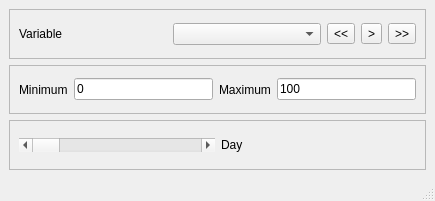
<?xml version="1.0" encoding="UTF-8"?>
<ui version="4.0">
 <class>MainWindow</class>
 <widget class="QMainWindow" name="MainWindow">
  <property name="geometry">
   <rect>
    <x>0</x>
    <y>0</y>
    <width>435</width>
    <height>201</height>
   </rect>
  </property>
  <property name="sizePolicy">
   <sizepolicy hsizetype="Preferred" vsizetype="Preferred">
    <horstretch>0</horstretch>
    <verstretch>0</verstretch>
   </sizepolicy>
  </property>
  <property name="windowTitle">
   <string>MainWindow</string>
  </property>
  <property name="locale">
   <locale language="English" country="UnitedStates"/>
  </property>
  <widget class="QWidget" name="centralwidget">
   <layout class="QVBoxLayout" name="verticalLayout">
    <item>
     <widget class="QFrame" name="frame">
      <property name="frameShape">
       <enum>QFrame::StyledPanel</enum>
      </property>
      <property name="frameShadow">
       <enum>QFrame::Raised</enum>
      </property>
      <layout class="QHBoxLayout" name="horizontalLayout_2">
       <item>
        <widget class="QLabel" name="VAR_LBL">
         <property name="text">
          <string>Variable</string>
         </property>
        </widget>
       </item>
       <item>
        <widget class="QComboBox" name="VAR_CB"/>
       </item>
       <item>
        <widget class="QToolButton" name="BACKWARD_BTN">
         <property name="text">
          <string>&lt;&lt;</string>
         </property>
        </widget>
       </item>
       <item>
        <widget class="QToolButton" name="PLAY_BTN">
         <property name="text">
          <string>&gt;</string>
         </property>
         <property name="checkable">
          <bool>true</bool>
         </property>
        </widget>
       </item>
       <item>
        <widget class="QToolButton" name="FORWARD_BTN">
         <property name="text">
          <string>&gt;&gt;</string>
         </property>
        </widget>
       </item>
      </layout>
     </widget>
    </item>
    <item>
     <widget class="QFrame" name="frame_3">
      <property name="frameShape">
       <enum>QFrame::StyledPanel</enum>
      </property>
      <property name="frameShadow">
       <enum>QFrame::Raised</enum>
      </property>
      <layout class="QHBoxLayout" name="horizontalLayout_3">
       <item>
        <widget class="QLabel" name="MINSCALE_LB">
         <property name="text">
          <string>Minimum</string>
         </property>
        </widget>
       </item>
       <item>
        <widget class="QLineEdit" name="MINSCALE_LE">
         <property name="text">
          <string>0</string>
         </property>
        </widget>
       </item>
       <item>
        <widget class="QLabel" name="MAXSCALE_LAB">
         <property name="text">
          <string>Maximum</string>
         </property>
        </widget>
       </item>
       <item>
        <widget class="QLineEdit" name="MAXSCALE_LE">
         <property name="text">
          <string>100</string>
         </property>
        </widget>
       </item>
      </layout>
     </widget>
    </item>
    <item>
     <widget class="QFrame" name="frame_2">
      <property name="frameShape">
       <enum>QFrame::StyledPanel</enum>
      </property>
      <property name="frameShadow">
       <enum>QFrame::Raised</enum>
      </property>
      <layout class="QHBoxLayout" name="horizontalLayout">
       <item>
        <widget class="QScrollBar" name="TIME_SB">
         <property name="pageStep">
          <number>1</number>
         </property>
         <property name="orientation">
          <enum>Qt::Horizontal</enum>
         </property>
        </widget>
       </item>
       <item>
        <widget class="QLabel" name="DATE_LBL">
         <property name="text">
          <string>Day</string>
         </property>
        </widget>
       </item>
      </layout>
     </widget>
    </item>
   </layout>
  </widget>
  <widget class="QStatusBar" name="statusbar"/>
 </widget>
 <resources/>
 <connections/>
</ui>
